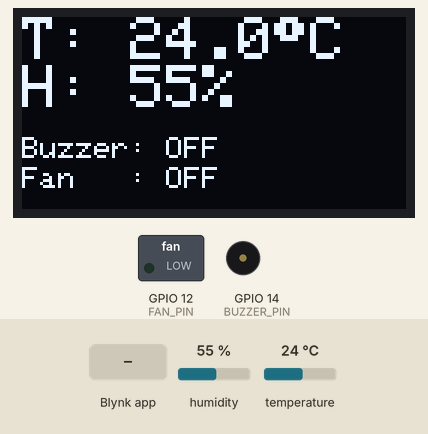
The sketch below on a simulated ESP8266 (Wemos D1 mini). Parts: 128×64 one-colour display, switched loads named in the sketch (green lamp = pin HIGH), buzzer (waves = sounding, pin HIGH). The test bench sets the inputs (shaded band); at power-on: humidity 55 %, temperature 24 °C. The display library's start-up logo is not drawn.

Above: at 5.1 s.
5.2 s: Blynk app writes 1 to V3
At 7.2 s:
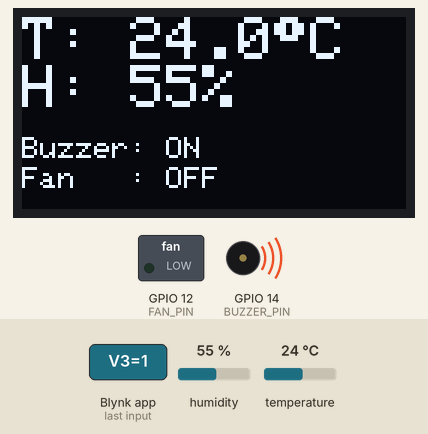
7.5 s: Blynk app writes 1 to V4
At 9.3 s:
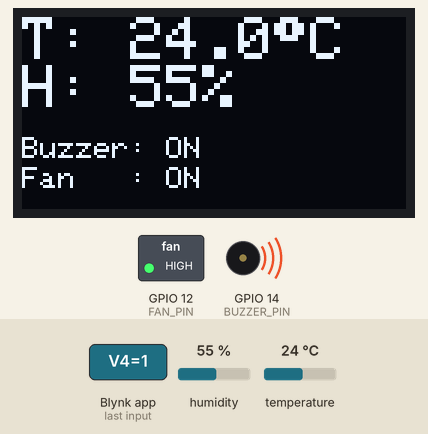
9.6 s: Blynk app writes 0 to V3
At 11.1 s:
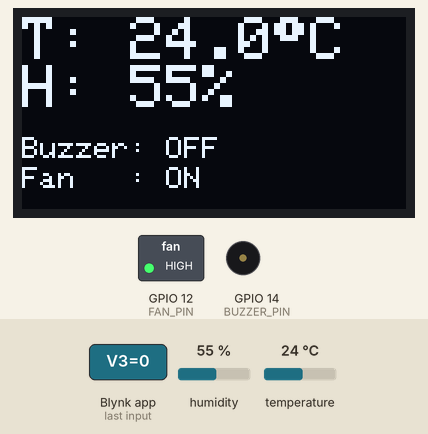
11.7 s: Blynk app writes 0 to V4
At 12.1 s:
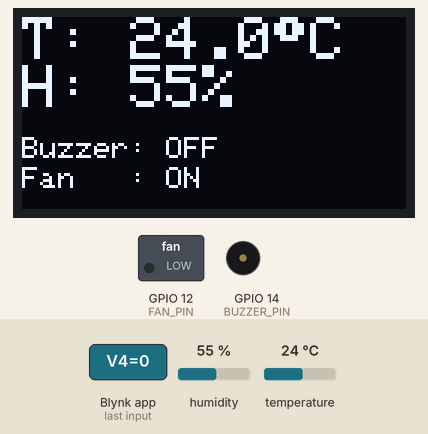
13.7 s: humidity set to 22 %
At 14.8 s:
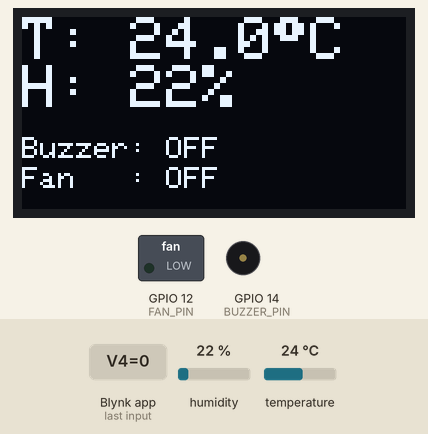
15.8 s: temperature set to 12 °C
At 17.8 s:
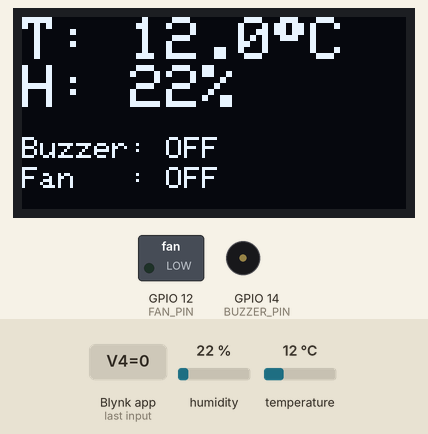
Timing chart, 0 to 18.9 s (numbered marks = the images above; inputs shaded):
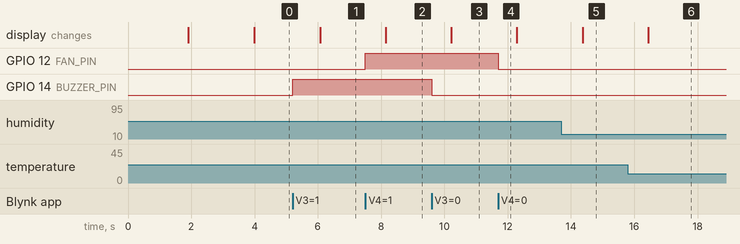

Measured:
- after the input at 5.2 s, GPIO 14 (BUZZER_PIN): LOW → HIGH at once; the display: changes after 0.87 s (image 1)
- after the input at 7.5 s, GPIO 12 (FAN_PIN): LOW → HIGH at once; the display: changes after 0.64 s (image 2)
- after the input at 9.6 s, GPIO 14 (BUZZER_PIN): HIGH → LOW at once; the display: changes after 0.62 s (image 3)
- after the input at 11.7 s, GPIO 12 (FAN_PIN): HIGH → LOW at once
- after the input at 13.7 s, the display: changes after 0.67 s (image 5)
- after the input at 15.8 s, the display: changes after 0.64 s (image 6)

The sketch:

project1.ino
```cpp
#define BLYNK_TEMPLATE_ID "TMPL6yV917LqZ"
#define BLYNK_TEMPLATE_NAME "Project 1"
#define BLYNK_FIRMWARE_VERSION "0.1.0"
#define BLYNK_PRINT Serial
#define APP_DEBUG
#define USE_NODE_MCU_BOARD
#include "BlynkEdgent.h"
#include "DHTesp.h"
#include <Wire.h>
#include <Adafruit_GFX.h>
#include <Adafruit_SSD1306.h>

// OLED setup
#define SCREEN_WIDTH 128
#define SCREEN_HEIGHT 64
#define OLED_RESET     -1
#define SCREEN_ADDRESS 0x3C
Adafruit_SSD1306 display(SCREEN_WIDTH, SCREEN_HEIGHT, &Wire, OLED_RESET);

// DHT setup
DHTesp dht;
float temperature, humidity;
unsigned long timeShowOled = millis();

// Blynk
BlynkTimer timer;
WidgetLED LEDCONNECT(V0);
#define NHIETDO V1
#define DOAM V2

// Buzzer setup (Đã đổi sang D5)
#define BUZZER_PIN 14  // D5 - GPIO14
bool buzzerState = false;

// Fan (quạt) setup
#define FAN_PIN 12     // D6 - GPIO12
bool fanState = false;

// Forward declarations
void updateBlynk();
void showOled(float t, float h);
void controlOutputs();

// Setup
void setup() {
  Serial.begin(115200);
  delay(100);

  pinMode(BUZZER_PIN, OUTPUT);
  digitalWrite(BUZZER_PIN, LOW);

  pinMode(FAN_PIN, OUTPUT);
  digitalWrite(FAN_PIN, LOW);

  BlynkEdgent.begin();

  if(!display.begin(SSD1306_SWITCHCAPVCC, SCREEN_ADDRESS)) {
    Serial.println(F("SSD1306 allocation failed"));
    for(;;);
  }
  display.display();
  delay(2000);

  dht.setup(16, DHTesp::DHT11); // D0 -> DHT11

  timer.setInterval(1000L, updateBlynk);
}

// Main loop
void loop() {
  BlynkEdgent.run();
  timer.run();

  if (millis() - timeShowOled > dht.getMinimumSamplingPeriod()) {
    float t = dht.getTemperature();
    float h = dht.getHumidity();
    if (dht.getStatusString() == "OK") {
      temperature = t;
      humidity = h;
      showOled(temperature, humidity);
    }
    timeShowOled = millis();
  }

  controlOutputs();
}

// Update Blynk
void updateBlynk() {
  if (LEDCONNECT.getValue()) LEDCONNECT.off();
  else LEDCONNECT.on();

  Blynk.virtualWrite(NHIETDO, temperature);
  Blynk.virtualWrite(DOAM, humidity);
}

// Show OLED
void showOled(float t, float h) {
  display.clearDisplay();

  // Vẽ nhiệt độ & độ ẩm
  display.setTextSize(2);
  display.setTextColor(SSD1306_WHITE);
  display.setCursor(0, 0);
  display.print("T: ");
  display.print(t, 1);
  display.print((char)247);
  display.println("C");
  display.print("H: ");
  display.print(h, 0);
  display.println("%");

  // Chuyển sang text size nhỏ để hiển thị trạng thái
  display.setTextSize(1);
  display.setCursor(0, 40);
  display.print("Buzzer: ");
  display.println(buzzerState ? "ON" : "OFF");
  display.setCursor(0, 50);
  display.print("Fan   : ");
  display.println(fanState    ? "ON" : "OFF");

  display.display();
}

// Blynk write handlers
BLYNK_WRITE(V3) { // Buzzer control
  int pinValue = param.asInt();
  buzzerState = (pinValue == 1);
}

BLYNK_WRITE(V4) { // Fan (quạt) control
  int pinValue = param.asInt();
  fanState = (pinValue == 1);
}

// Control buzzer and fan hardware
void controlOutputs() {
  digitalWrite(BUZZER_PIN, buzzerState ? HIGH : LOW);
  digitalWrite(FAN_PIN, fanState ? HIGH : LOW);
}
```
